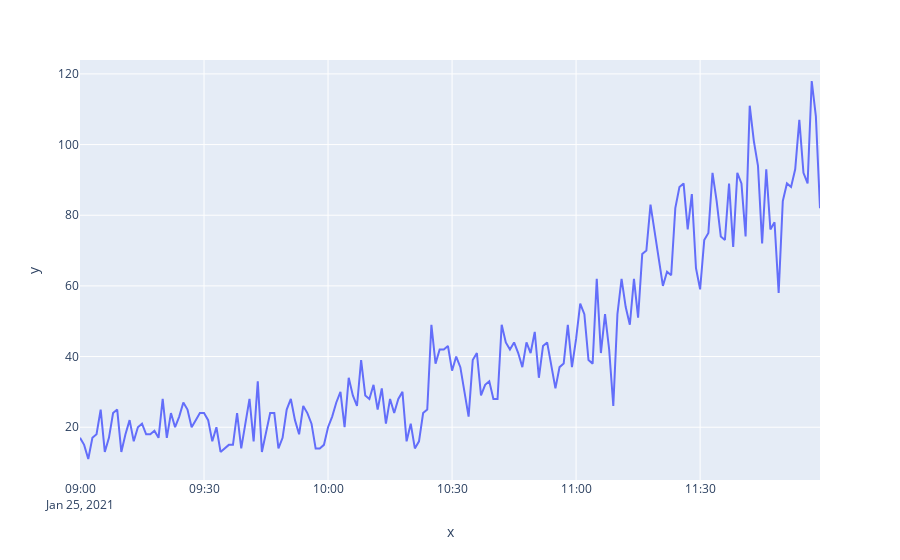

Here is the notebook cell this chart was saved with:
### Code cell
start, end, day = 9, 12, 25

x = df[(df.index.hour >= start) & (df.index.hour < end) & (df.index.day == day)].index 
y = df[(df.index.hour >= start) & (df.index.hour < end) & (df.index.day == day)]['Values']

px.line(x=x, y=y)

### Figure 1 — Plotly figure (JSON) as saved in the notebook; plotly's stock layout.template omitted (floating-point values rounded to 4 significant figures; data arrays with more than 128 entries replaced by an {"elided": "..."} marker saying what was removed)
{"data": [{"hovertemplate": "x=%{x}<br>y=%{y}<extra></extra>", "legendgroup": "", "line": {"color": "#636efa", "dash": "solid"}, "mode": "lines", "name": "", "orientation": "v", "showlegend": false, "type": "scatter", "x": {"elided": "179 str values"}, "xaxis": "x", "y": {"elided": "179 int values"}, "yaxis": "y"}], "layout": {"legend": {"tracegroupgap": 0}, "margin": {"t": 60}, "xaxis": {"anchor": "y", "domain": [0, 1], "title": {"text": "x"}}, "yaxis": {"anchor": "x", "domain": [0, 1], "title": {"text": "y"}}}}
